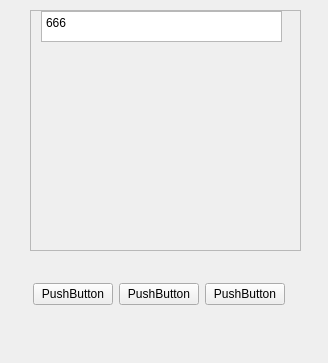
<?xml version="1.0" encoding="UTF-8"?>
<ui version="4.0">
 <class>Form</class>
 <widget class="QWidget" name="Form">
  <property name="geometry">
   <rect>
    <x>0</x>
    <y>0</y>
    <width>328</width>
    <height>363</height>
   </rect>
  </property>
  <property name="windowTitle">
   <string>Form</string>
  </property>
  <widget class="QWidget" name="verticalLayoutWidget">
   <property name="geometry">
    <rect>
     <x>30</x>
     <y>10</y>
     <width>271</width>
     <height>241</height>
    </rect>
   </property>
   <layout class="QVBoxLayout" name="verticalLayout">
    <item>
     <widget class="QScrollArea" name="scrollArea">
      <property name="widgetResizable">
       <bool>true</bool>
      </property>
      <widget class="QWidget" name="scrollAreaWidgetContents">
       <property name="geometry">
        <rect>
         <x>0</x>
         <y>0</y>
         <width>267</width>
         <height>237</height>
        </rect>
       </property>
       <widget class="QTextEdit" name="textEdit">
        <property name="geometry">
         <rect>
          <x>10</x>
          <y>0</y>
          <width>241</width>
          <height>31</height>
         </rect>
        </property>
        <property name="html">
         <string>&lt;!DOCTYPE HTML PUBLIC &quot;-//W3C//DTD HTML 4.0//EN&quot; &quot;http://www.w3.org/TR/REC-html40/strict.dtd&quot;&gt;
&lt;html&gt;&lt;head&gt;&lt;meta name=&quot;qrichtext&quot; content=&quot;1&quot; /&gt;&lt;style type=&quot;text/css&quot;&gt;
p, li { white-space: pre-wrap; }
&lt;/style&gt;&lt;/head&gt;&lt;body style=&quot; font-family:'SimSun'; font-size:9pt; font-weight:400; font-style:normal;&quot;&gt;
&lt;p style=&quot; margin-top:0px; margin-bottom:0px; margin-left:0px; margin-right:0px; -qt-block-indent:0; text-indent:0px;&quot;&gt;666&lt;/p&gt;&lt;/body&gt;&lt;/html&gt;</string>
        </property>
       </widget>
      </widget>
     </widget>
    </item>
   </layout>
  </widget>
  <widget class="QWidget" name="horizontalLayoutWidget">
   <property name="geometry">
    <rect>
     <x>19</x>
     <y>269</y>
     <width>281</width>
     <height>51</height>
    </rect>
   </property>
   <layout class="QHBoxLayout" name="horizontalLayout">
    <item>
     <spacer name="horizontalSpacer">
      <property name="orientation">
       <enum>Qt::Horizontal</enum>
      </property>
      <property name="sizeHint" stdset="0">
       <size>
        <width>40</width>
        <height>20</height>
       </size>
      </property>
     </spacer>
    </item>
    <item>
     <widget class="QPushButton" name="pushButton_2">
      <property name="text">
       <string>PushButton</string>
      </property>
     </widget>
    </item>
    <item>
     <widget class="QPushButton" name="pushButton_3">
      <property name="text">
       <string>PushButton</string>
      </property>
     </widget>
    </item>
    <item>
     <widget class="QPushButton" name="pushButton">
      <property name="text">
       <string>PushButton</string>
      </property>
     </widget>
    </item>
    <item>
     <spacer name="horizontalSpacer_2">
      <property name="orientation">
       <enum>Qt::Horizontal</enum>
      </property>
      <property name="sizeHint" stdset="0">
       <size>
        <width>40</width>
        <height>20</height>
       </size>
      </property>
     </spacer>
    </item>
   </layout>
  </widget>
 </widget>
 <resources/>
 <connections/>
</ui>
